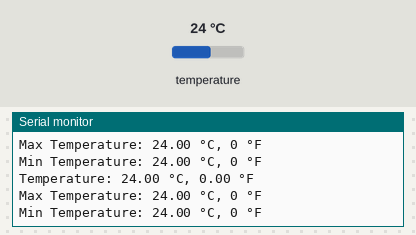
The sketch below on a simulated Arduino Uno, built with avr-gcc and run on an emulated ATmega328P. Parts: the last lines printed to the serial monitor. The test bench sets the inputs (shaded band); at power-on: temperature 24 °C.

Above: at 3.3 s.
3.4 s: temperature set to 12 °C
At 4.8 s:
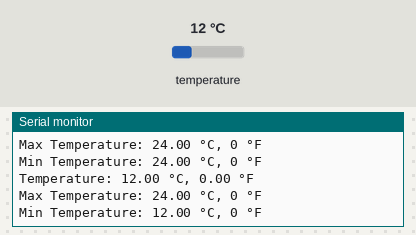
5.9 s: temperature set to 19 °C
At 7.6 s:
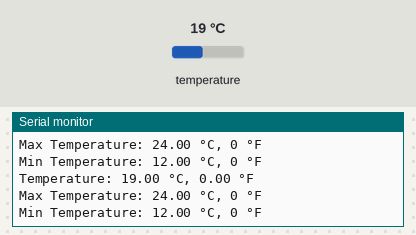
Timing chart, 0 to 9.1 s (numbered marks = the images above; inputs shaded):
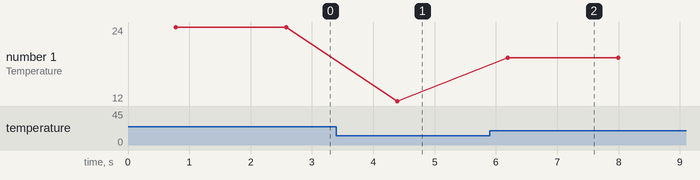

The sketch:

iot_practical11.ino
```cpp
/*

11. Write a program so it displays the temperature in Fahrenheit as well as the maximum
and minimum temperatures it has seen

*/

#include <OneWire.h>
#include <DallasTemperature.h>

// Data wire is connected to pin 2 on the Arduino
#define ONE_WIRE_BUS 2

// Setup a oneWire instance to communicate with any OneWire devices
OneWire oneWire(ONE_WIRE_BUS);

// Pass our oneWire reference to Dallas Temperature sensor
DallasTemperature sensors(&oneWire);

// Variable to store the maximum temperature seen
float maxTemperature = -127.0; // Initializing with an invalid temperature value

// Variable to store the minimum temperature seen
float minTemperature = 1000.0; // Initializing with an invalid temperature value

void setup() {
  // Start serial communication at 9600 baud rate
  Serial.begin(9600);

  // Initialize the DS18B20 temperature sensor
  sensors.begin();
}

void loop() {
  // Request temperature readings from all DS18B20 sensors
  sensors.requestTemperatures();

  // Get the temperature value in Celsius
  float temperatureC = sensors.getTempCByIndex(0);

  // Convert Celsius to Fahrenheit
  float temperatureF = sensors.convertCtoF(temperatureC);

  // Check if the temperature reading is valid (not -127 degrees Celsius)
  if (temperatureC != -127.00) {
    // Print the temperature value to the serial monitor
    Serial.print("Temperature: ");
    Serial.print(temperatureC);
    Serial.print(" °C, ");
    Serial.print(temperatureF);
    Serial.println(" °F");

    // Update maximum temperature
    if (temperatureC > maxTemperature) {
      maxTemperature = temperatureC;
    }

    // Update minimum temperature
    if (temperatureC < minTemperature) {
      minTemperature = temperatureC;
    }

    // Display maximum and minimum temperatures
    Serial.print("Max Temperature: ");
    Serial.print(maxTemperature);
    Serial.print(" °C, ");
    Serial.print(sensors.convertCtoF(maxTemperature));
    Serial.println(" °F");

    Serial.print("Min Temperature: ");
    Serial.print(minTemperature);
    Serial.print(" °C, ");
    Serial.print(sensors.convertCtoF(minTemperature));
    Serial.println(" °F");
  } else {
    // Print an error message if the temperature reading is invalid
    Serial.println("Error: Unable to read temperature");
  }

  // Delay for a short interval before taking another reading
  delay(1000); // Adjust the delay time as needed
}
```

Measured:
- after the input at 3.4 s, the serial monitor: prints a new line after 0.99 s (image 1)
- after the input at 5.9 s, the serial monitor: prints a new line after 0.29 s (image 2)
- plotted number 1: 24 → 12 after the input at 3.4 s, 12 → 19 after the input at 5.9 s
